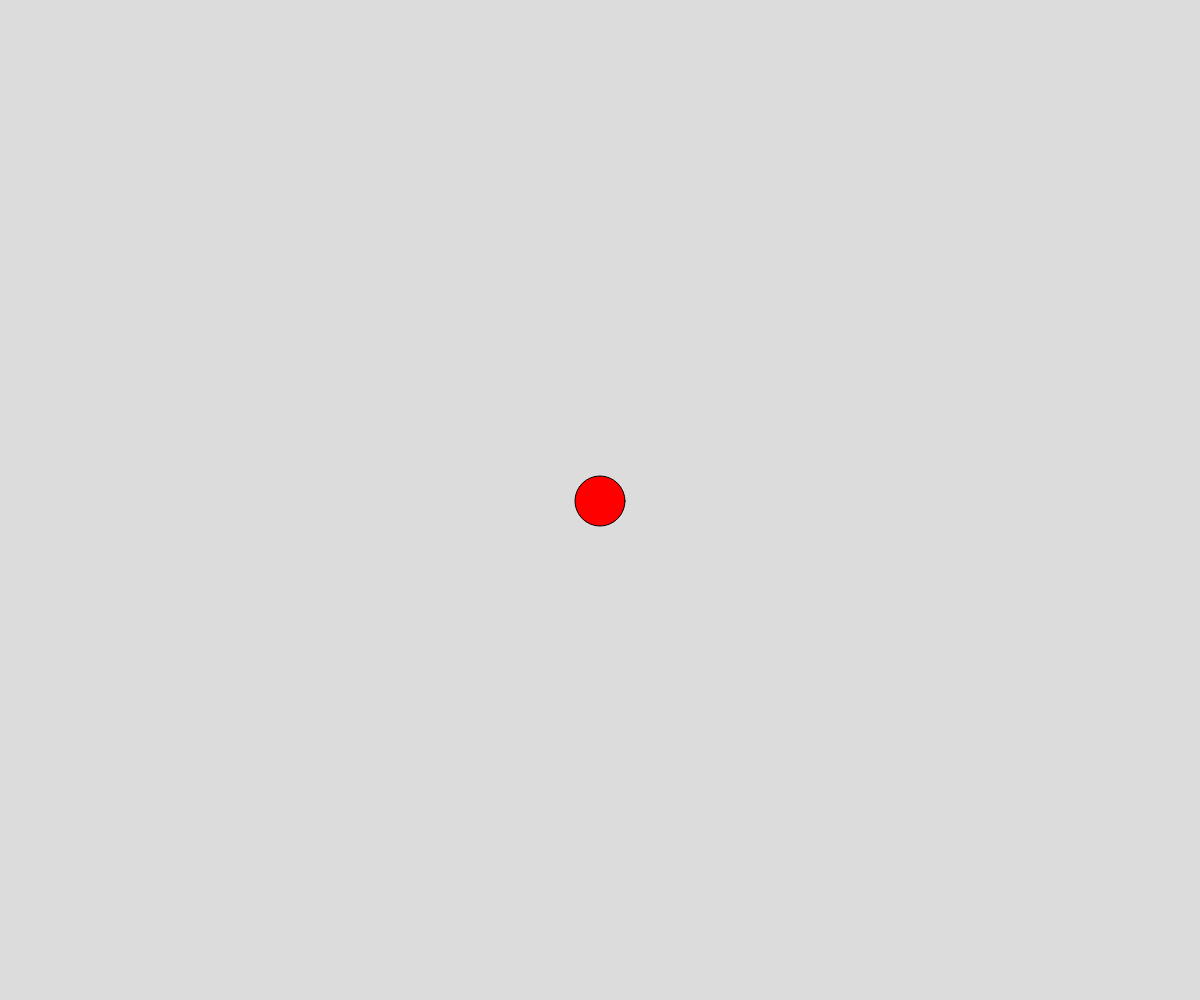
Frame 1 (no input)
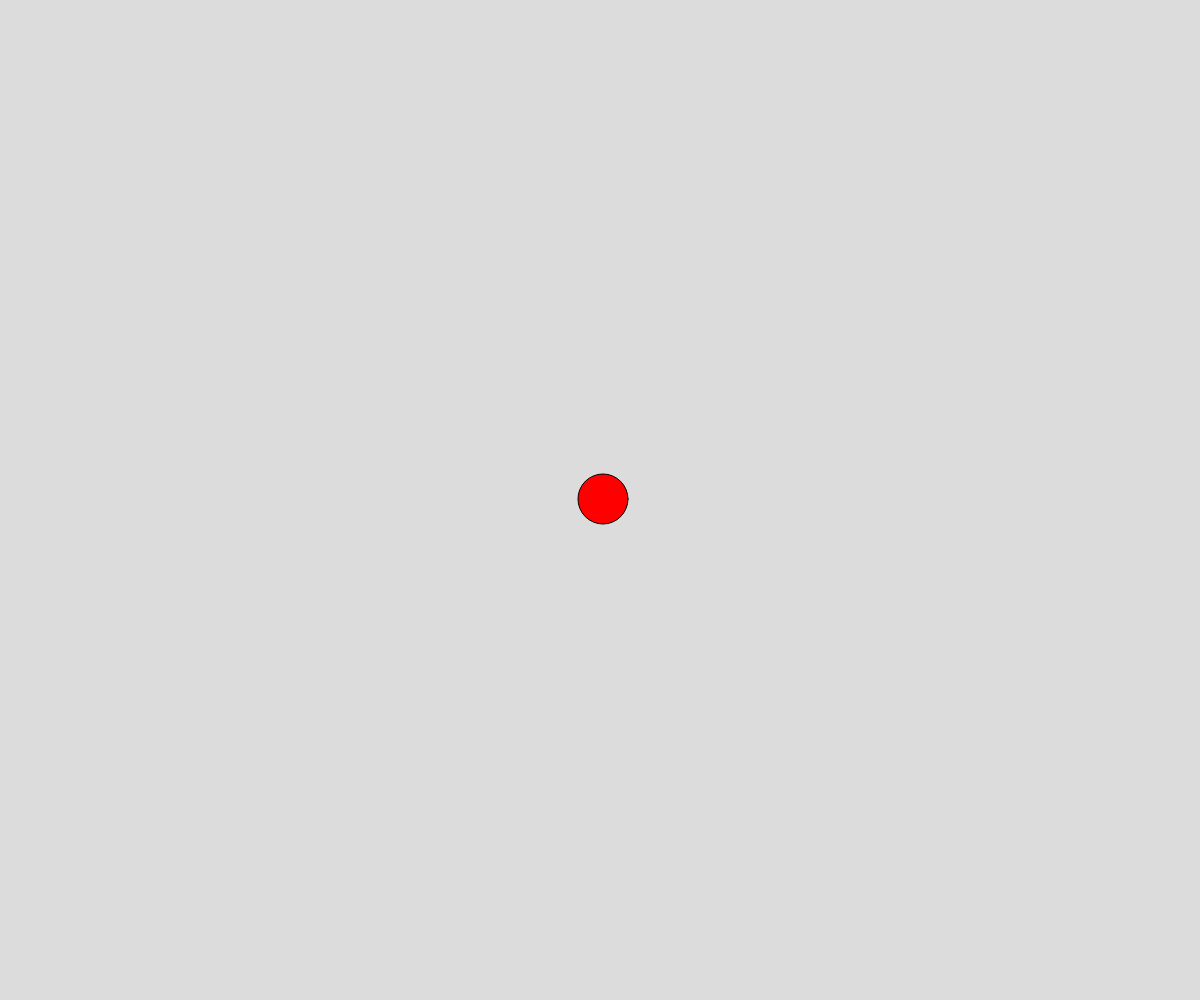
Frame 60 (no input)
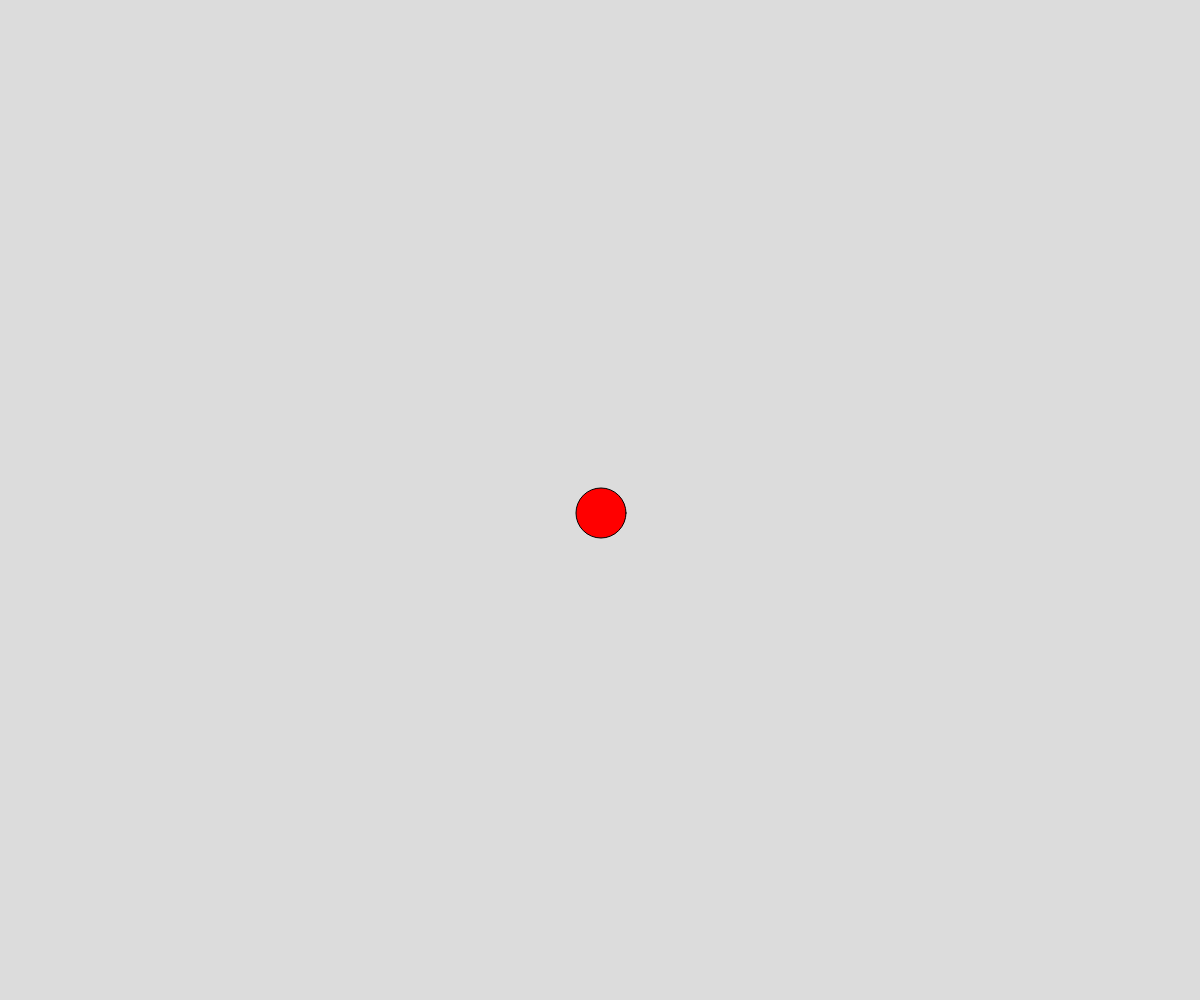
Frame 120 (the mouse pressed at the canvas centre since frame 60)

The p5.js sketch that drew these frames (run headless with seeded random() and noise() and a simulated clock; from frame 60 on, the mouse is pressed at the canvas centre):

// p5.js sketch
// ── sketch.js
// Objects Intro
let richard;

function setup() {
  createCanvas(windowWidth, windowHeight);
  richard = new Walker();
}

function draw() {
  background(220);
  richard.move();
  richard.display();
}

class Walker {
  constructor() {
    this.x = width/2;
    this.y = height/2;
    this.colour = "red";
  }
  
  move() {
    let choice = random(100);
    if (choice < 25) {
      this.x -=1;
    }
    else if (choice < 50) {
      this.x +=1;
    }
    else if (choice < 75) {
      this.y +=1;
    }
    else {
      this.y -=1;
    }
  }

  display(){
    fill(this.colour);
    circle(this.x, this.y, 50);
  }

}
